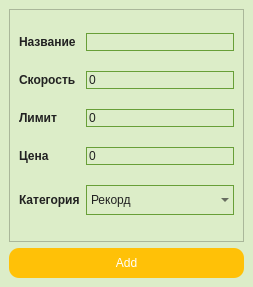
<?xml version="1.0" encoding="UTF-8"?>
<ui version="4.0">
 <class>AddTariffWindow</class>
 <widget class="QMainWindow" name="AddTariffWindow">
  <property name="geometry">
   <rect>
    <x>0</x>
    <y>0</y>
    <width>253</width>
    <height>287</height>
   </rect>
  </property>
  <property name="windowTitle">
   <string>Add tariff</string>
  </property>
  <property name="styleSheet">
   <string notr="true">*{
background: #DCEDC8;
font: 10pt &quot;Arial&quot;;
}

QLineEdit
{
background: transparent;
border: 1px solid #689F38;
font: 12pt &quot;Arial&quot;;
}
QLineEdit:focus {
 outline:none; }

QLabel{
	color: #212121;
	font: 15pt &quot;Arial&quot;;
	font-weight:bold;
}

QPushButton{
color: white;
background: #FFC107;
border-radius: 10px;
font: 12pt &quot;Arial&quot;;
}

QSpinBox{
background: transparent;
border: 1px solid #689F38;
font: 12pt &quot;Arial&quot;;
color: #212121;
}

QComboBox{
background: transparent;
border: 1px solid #689F38;
font: 12pt &quot;Arial&quot;;
color: #212121;
}

QDateEdit{
background: transparent;
border	: 1px solid #689F38;
font: 14pt &quot;Arial&quot;;
color: #212121;
}</string>
  </property>
  <widget class="QWidget" name="centralwidget">
   <layout class="QVBoxLayout" name="verticalLayout">
    <item>
     <widget class="QFrame" name="frame">
      <property name="styleSheet">
       <string notr="true"/>
      </property>
      <property name="frameShape">
       <enum>QFrame::StyledPanel</enum>
      </property>
      <property name="frameShadow">
       <enum>QFrame::Raised</enum>
      </property>
      <layout class="QGridLayout" name="gridLayout">
       <item row="0" column="0">
        <widget class="QLabel" name="lbl_name">
         <property name="text">
          <string>Название</string>
         </property>
        </widget>
       </item>
       <item row="0" column="1">
        <widget class="QLineEdit" name="edit_name"/>
       </item>
       <item row="1" column="0">
        <widget class="QLabel" name="label_city">
         <property name="text">
          <string>Скорость</string>
         </property>
        </widget>
       </item>
       <item row="1" column="1">
        <widget class="QSpinBox" name="spinBox_city"/>
       </item>
       <item row="2" column="0">
        <widget class="QLabel" name="label_3">
         <property name="text">
          <string>Лимит</string>
         </property>
        </widget>
       </item>
       <item row="2" column="1">
        <widget class="QSpinBox" name="spinBox_no_city"/>
       </item>
       <item row="3" column="0">
        <widget class="QLabel" name="label_4">
         <property name="text">
          <string>Цена</string>
         </property>
        </widget>
       </item>
       <item row="3" column="1">
        <widget class="QSpinBox" name="spinBox_no_city_2"/>
       </item>
       <item row="4" column="0">
        <widget class="QLabel" name="label_5">
         <property name="text">
          <string>Категория</string>
         </property>
        </widget>
       </item>
       <item row="4" column="1">
        <widget class="QComboBox" name="comboBox_userType">
         <property name="minimumSize">
          <size>
           <width>100</width>
           <height>30</height>
          </size>
         </property>
         <item>
          <property name="text">
           <string>Рекорд</string>
          </property>
         </item>
         <item>
          <property name="text">
           <string>Домосед</string>
          </property>
         </item>
        </widget>
       </item>
      </layout>
     </widget>
    </item>
    <item>
     <widget class="QPushButton" name="btn_add">
      <property name="minimumSize">
       <size>
        <width>100</width>
        <height>30</height>
       </size>
      </property>
      <property name="styleSheet">
       <string notr="true"/>
      </property>
      <property name="text">
       <string>Add</string>
      </property>
     </widget>
    </item>
   </layout>
  </widget>
 </widget>
 <resources/>
 <connections/>
</ui>
